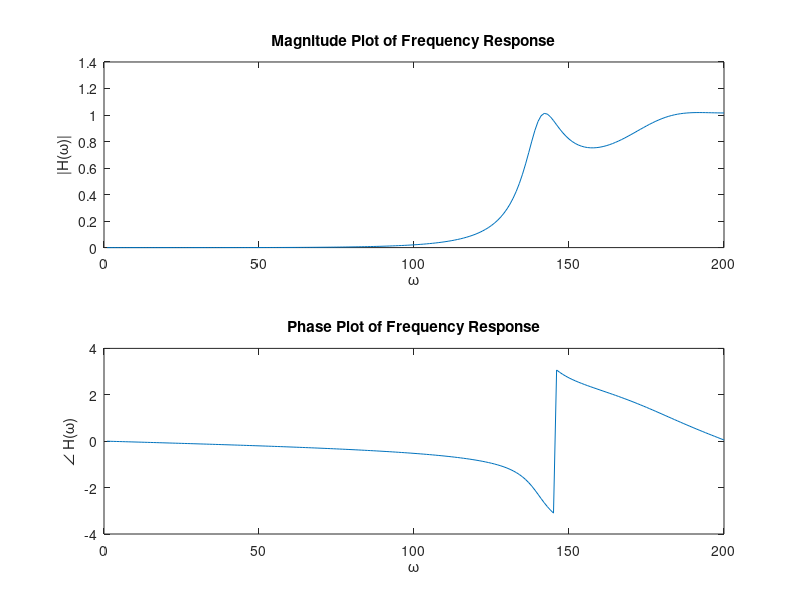

This figure's MATLAB source:
num=[0.008,-0.033,0.05,-0.033,0.008]
den=[1,2.37,2.7,1.6,0.4]
w=200
x=freqz(num,den,w)
subplot(2,1,1)
plot(abs(x))
xlabel('\omega')
ylabel('|H(\omega)|')
title('Magnitude Plot of Frequency Response')
subplot(2,1,2)
plot(angle(x))
xlabel('\omega')
ylabel('\angle H(\omega)')
title('Phase Plot of Frequency Response')